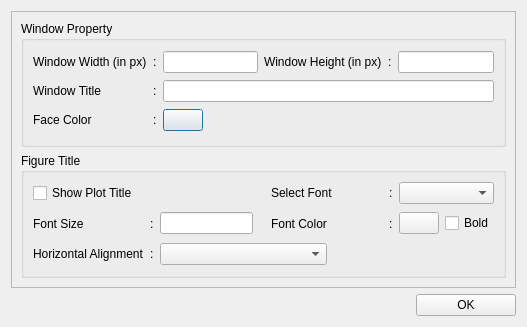
<?xml version="1.0" encoding="UTF-8"?>
<ui version="4.0">
 <class>DialogGraphProperties</class>
 <widget class="QDialog" name="DialogGraphProperties">
  <property name="windowModality">
   <enum>Qt::ApplicationModal</enum>
  </property>
  <property name="geometry">
   <rect>
    <x>0</x>
    <y>0</y>
    <width>527</width>
    <height>327</height>
   </rect>
  </property>
  <property name="minimumSize">
   <size>
    <width>527</width>
    <height>327</height>
   </size>
  </property>
  <property name="maximumSize">
   <size>
    <width>527</width>
    <height>327</height>
   </size>
  </property>
  <property name="windowTitle">
   <string>Graph Properties</string>
  </property>
  <property name="modal">
   <bool>false</bool>
  </property>
  <layout class="QGridLayout" name="gridLayout_4">
   <item row="0" column="0" colspan="2">
    <widget class="QFrame" name="frameGraphProperty">
     <property name="autoFillBackground">
      <bool>true</bool>
     </property>
     <property name="frameShape">
      <enum>QFrame::StyledPanel</enum>
     </property>
     <property name="frameShadow">
      <enum>QFrame::Plain</enum>
     </property>
     <layout class="QGridLayout" name="gridLayout_3">
      <item row="0" column="0" colspan="2">
       <widget class="QGroupBox" name="groupBoxWindowProperty">
        <property name="title">
         <string>Window Property</string>
        </property>
        <layout class="QGridLayout" name="gridLayout">
         <item row="0" column="0">
          <widget class="QLabel" name="labelWindowWidth">
           <property name="text">
            <string>Window Width (in px)</string>
           </property>
          </widget>
         </item>
         <item row="0" column="1">
          <widget class="QLabel" name="label_30">
           <property name="text">
            <string>:</string>
           </property>
          </widget>
         </item>
         <item row="0" column="2">
          <widget class="QLineEdit" name="lineEditWindowWidth"/>
         </item>
         <item row="0" column="3">
          <widget class="QLabel" name="labelWindowHeight">
           <property name="text">
            <string>Window Height (in px)</string>
           </property>
          </widget>
         </item>
         <item row="0" column="4">
          <widget class="QLabel" name="label_32">
           <property name="text">
            <string>:</string>
           </property>
          </widget>
         </item>
         <item row="0" column="5">
          <widget class="QLineEdit" name="lineEditWindowHeight"/>
         </item>
         <item row="1" column="0">
          <widget class="QLabel" name="labelWindowTitle">
           <property name="text">
            <string>Window Title</string>
           </property>
          </widget>
         </item>
         <item row="1" column="1">
          <widget class="QLabel" name="label_34">
           <property name="text">
            <string>:</string>
           </property>
          </widget>
         </item>
         <item row="1" column="2" colspan="4">
          <widget class="QLineEdit" name="lineEditWindowTitle"/>
         </item>
         <item row="2" column="0">
          <widget class="QLabel" name="labelWindowFaceColor">
           <property name="text">
            <string>Face Color</string>
           </property>
          </widget>
         </item>
         <item row="2" column="1">
          <widget class="QLabel" name="label_35">
           <property name="text">
            <string>:</string>
           </property>
          </widget>
         </item>
         <item row="2" column="2">
          <widget class="QPushButton" name="pushButtonGraphFaceColor">
           <property name="maximumSize">
            <size>
             <width>40</width>
             <height>16777215</height>
            </size>
           </property>
           <property name="text">
            <string/>
           </property>
          </widget>
         </item>
        </layout>
       </widget>
      </item>
      <item row="1" column="0" colspan="2">
       <widget class="QGroupBox" name="groupBoxFigureTitle">
        <property name="title">
         <string>Figure Title</string>
        </property>
        <layout class="QGridLayout" name="gridLayout_2">
         <item row="0" column="10" colspan="2">
          <widget class="QComboBox" name="comboBoxGraphFont"/>
         </item>
         <item row="1" column="3">
          <widget class="QLineEdit" name="lineEditGraphFontSize"/>
         </item>
         <item row="3" column="0" colspan="2">
          <widget class="QLabel" name="labelGraphHorizontalAlignment">
           <property name="text">
            <string>Horizontal Alignment</string>
           </property>
          </widget>
         </item>
         <item row="0" column="9">
          <widget class="QLabel" name="label_22">
           <property name="text">
            <string>:</string>
           </property>
          </widget>
         </item>
         <item row="1" column="11">
          <widget class="QCheckBox" name="checkBoxGraphTitleBold">
           <property name="text">
            <string>Bold</string>
           </property>
          </widget>
         </item>
         <item row="1" column="10">
          <widget class="QPushButton" name="pushButtonGraphFontColor">
           <property name="maximumSize">
            <size>
             <width>40</width>
             <height>16777215</height>
            </size>
           </property>
           <property name="text">
            <string/>
           </property>
          </widget>
         </item>
         <item row="1" column="6">
          <widget class="QLabel" name="labelGraphFontColor">
           <property name="text">
            <string>Font Color</string>
           </property>
          </widget>
         </item>
         <item row="1" column="7" colspan="2">
          <widget class="QFrame" name="frame">
           <property name="enabled">
            <bool>false</bool>
           </property>
           <property name="minimumSize">
            <size>
             <width>50</width>
             <height>27</height>
            </size>
           </property>
           <property name="frameShape">
            <enum>QFrame::NoFrame</enum>
           </property>
           <property name="frameShadow">
            <enum>QFrame::Raised</enum>
           </property>
          </widget>
         </item>
         <item row="1" column="9">
          <widget class="QLabel" name="label_23">
           <property name="text">
            <string>:</string>
           </property>
          </widget>
         </item>
         <item row="0" column="6" colspan="3">
          <widget class="QLabel" name="labelGraphSelectFont">
           <property name="text">
            <string>Select Font</string>
           </property>
          </widget>
         </item>
         <item row="1" column="0">
          <widget class="QLabel" name="labelGraphFontSize">
           <property name="text">
            <string>Font Size</string>
           </property>
          </widget>
         </item>
         <item row="0" column="0" colspan="5">
          <widget class="QCheckBox" name="checkBoxShowGraphTitle">
           <property name="text">
            <string>Show Plot Title</string>
           </property>
          </widget>
         </item>
         <item row="1" column="2">
          <widget class="QLabel" name="label_21">
           <property name="text">
            <string>:</string>
           </property>
          </widget>
         </item>
         <item row="3" column="2">
          <widget class="QLabel" name="label_28">
           <property name="text">
            <string>:</string>
           </property>
          </widget>
         </item>
         <item row="3" column="3" colspan="4">
          <widget class="QComboBox" name="comboBoxGraphHorizontalAlignment"/>
         </item>
        </layout>
       </widget>
      </item>
     </layout>
    </widget>
   </item>
   <item row="1" column="0">
    <widget class="QFrame" name="frame_2">
     <property name="enabled">
      <bool>false</bool>
     </property>
     <property name="frameShape">
      <enum>QFrame::NoFrame</enum>
     </property>
     <property name="frameShadow">
      <enum>QFrame::Raised</enum>
     </property>
    </widget>
   </item>
   <item row="1" column="1">
    <widget class="QPushButton" name="pushButtonGraphEditOk">
     <property name="maximumSize">
      <size>
       <width>100</width>
       <height>16777215</height>
      </size>
     </property>
     <property name="text">
      <string>OK</string>
     </property>
    </widget>
   </item>
  </layout>
 </widget>
 <resources/>
 <connections/>
</ui>
